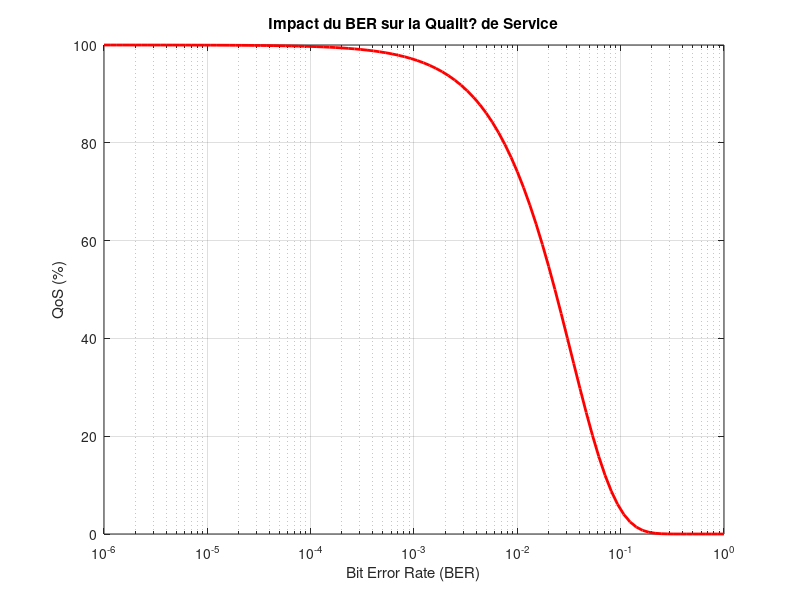

MATLAB code to generate this figure:
BER = logspace(-6, 0, 100);
QoS = 100 * exp(-30 * BER); % mod?le simplifi?

figure;
semilogx(BER, QoS, 'r', 'LineWidth', 2);
xlabel('Bit Error Rate (BER)');
ylabel('QoS (%)');
title('Impact du BER sur la Qualit? de Service');
grid on;
